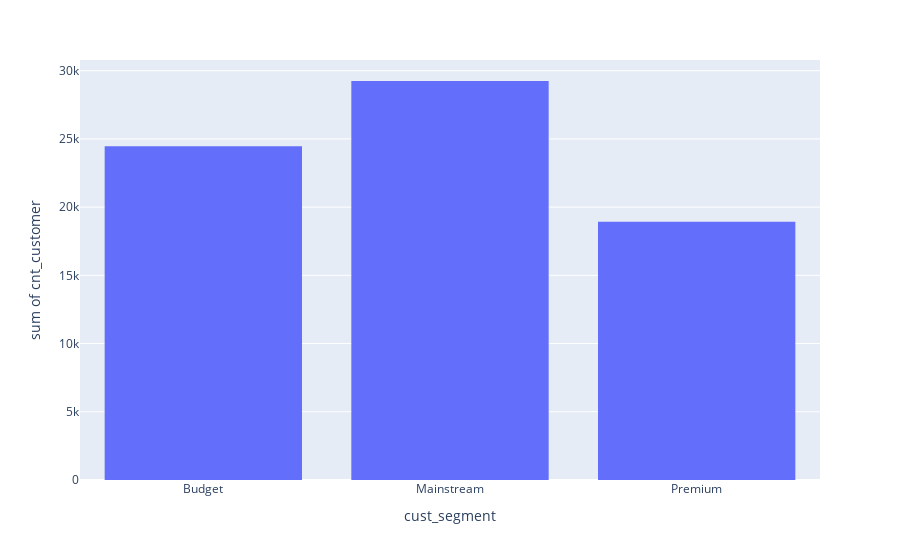

Notebook cell for this chart:
### Markdown cell above
#### Which premium customer has the highest number and sales ?

### Code cell
# number of premium customers
cntd_cust = df_cleaning.groupby('PREMIUM_CUSTOMER')['LYLTY_CARD_NBR'].nunique().reset_index()
cntd_cust.columns = ['cust_segment', 'cnt_customer']
#cntd_cust
px.histogram(cntd_cust, x='cust_segment', y = 'cnt_customer')

### Figure 1 — Plotly figure (JSON) as saved in the notebook; plotly's stock layout.template omitted (floating-point values rounded to 4 significant figures)
{"data": [{"alignmentgroup": "True", "bingroup": "x", "histfunc": "sum", "hovertemplate": "cust_segment=%{x}<br>sum of cnt_customer=%{y}<extra></extra>", "legendgroup": "", "marker": {"color": "#636efa"}, "name": "", "offsetgroup": "", "orientation": "v", "showlegend": false, "type": "histogram", "x": ["Budget", "Mainstream", "Premium"], "xaxis": "x", "y": [24470, 29245, 18922], "yaxis": "y"}], "layout": {"barmode": "relative", "legend": {"tracegroupgap": 0}, "margin": {"t": 60}, "xaxis": {"anchor": "y", "domain": [0, 1], "title": {"text": "cust_segment"}}, "yaxis": {"anchor": "x", "domain": [0, 1], "title": {"text": "sum of cnt_customer"}}}}
